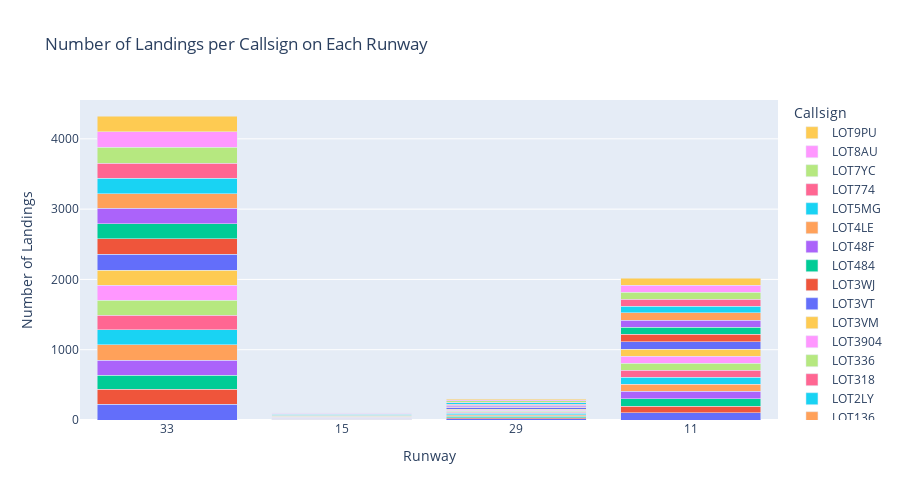

Here is the notebook cell this chart was saved with:
### Code cell
import plotly.graph_objects as go

callsigns = sorted({cs for runway_dict in distinct_callsigns_per_runway.values() for cs in runway_dict})
runways = list(distinct_callsigns_per_runway.keys())

# Prepare data for stacked bar plot
data = {cs: [distinct_callsigns_per_runway[runway].get(cs, 0) for runway in runways] for cs in callsigns}

fig = go.Figure()
for cs in callsigns:
    fig.add_bar(
        x=[str(r) for r in runways],
        y=data[cs],
        name=cs
    )

fig.update_layout(
    barmode='stack',
    xaxis_title='Runway',
    yaxis_title='Number of Landings',
    title='Number of Landings per Callsign on Each Runway',
    legend_title='Callsign',
    width=900,
    height=500
)
fig.show()

### Figure 1 — Plotly figure (JSON) as saved in the notebook; plotly's stock layout.template omitted (floating-point values rounded to 4 significant figures)
{"data": [{"name": "FDB1829", "type": "bar", "x": ["33", "15", "29", "11"], "y": [225, 4, 15, 102]}, {"name": "FIN1143", "type": "bar", "x": ["33", "15", "29", "11"], "y": [216, 5, 19, 97]}, {"name": "FIN8AL", "type": "bar", "x": ["33", "15", "29", "11"], "y": [198, 5, 16, 106]}, {"name": "KLM85R", "type": "bar", "x": ["33", "15", "29", "11"], "y": [210, 8, 11, 105]}, {"name": "LOT136", "type": "bar", "x": ["33", "15", "29", "11"], "y": [221, 5, 17, 102]}, {"name": "LOT2LY", "type": "bar", "x": ["33", "15", "29", "11"], "y": [211, 6, 19, 93]}, {"name": "LOT318", "type": "bar", "x": ["33", "15", "29", "11"], "y": [209, 4, 16, 100]}, {"name": "LOT336", "type": "bar", "x": ["33", "15", "29", "11"], "y": [213, 5, 12, 106]}, {"name": "LOT3904", "type": "bar", "x": ["33", "15", "29", "11"], "y": [211, 6, 13, 98]}, {"name": "LOT3VM", "type": "bar", "x": ["33", "15", "29", "11"], "y": [219, 4, 16, 101]}, {"name": "LOT3VT", "type": "bar", "x": ["33", "15", "29", "11"], "y": [225, 5, 17, 102]}, {"name": "LOT3WJ", "type": "bar", "x": ["33", "15", "29", "11"], "y": [220, 5, 11, 105]}, {"name": "LOT484", "type": "bar", "x": ["33", "15", "29", "11"], "y": [211, 5, 9, 106]}, {"name": "LOT48F", "type": "bar", "x": ["33", "15", "29", "11"], "y": [221, 5, 16, 97]}, {"name": "LOT4LE", "type": "bar", "x": ["33", "15", "29", "11"], "y": [212, 5, 17, 104]}, {"name": "LOT5MG", "type": "bar", "x": ["33", "15", "29", "11"], "y": [219, 5, 18, 97]}, {"name": "LOT774", "type": "bar", "x": ["33", "15", "29", "11"], "y": [213, 4, 13, 95]}, {"name": "LOT7YC", "type": "bar", "x": ["33", "15", "29", "11"], "y": [224, 6, 16, 101]}, {"name": "LOT8AU", "type": "bar", "x": ["33", "15", "29", "11"], "y": [225, 5, 18, 101]}, {"name": "LOT9PU", "type": "bar", "x": ["33", "15", "29", "11"], "y": [222, 4, 14, 97]}], "layout": {"barmode": "stack", "height": 500, "legend": {"title": {"text": "Callsign"}}, "title": {"text": "Number of Landings per Callsign on Each Runway"}, "width": 900, "xaxis": {"title": {"text": "Runway"}}, "yaxis": {"title": {"text": "Number of Landings"}}}}
